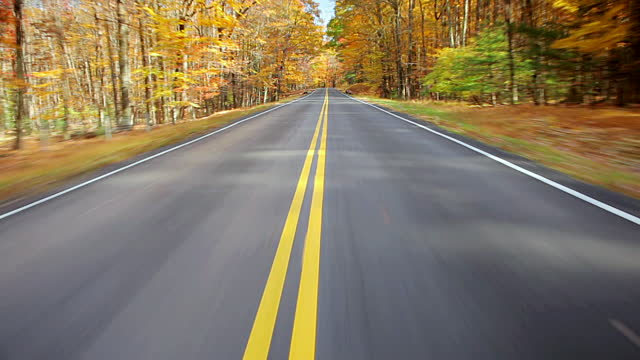
//> input picture t11.jpg, 640 x 360 px
$ ./lane t11.jpg   (built with g++ and OpenCV 4)
//> lines starting //> are read from the running program, lines starting //| are printed output that depends on the picture; after the words box and inside, x2 and y2 are one past the last pixel; in counts of white or black regions, pixels touching at a corner belong together
#include "opencv2/highgui/highgui.hpp"
#include "opencv2/imgproc/imgproc.hpp"
#include "opencv2/core/core.hpp"
#include <stack>
#include <iostream>
#include <math.h>
#include <stdlib.h>

using namespace std;
using namespace cv;

int minl=30,maxg=3,thr=40;

struct slope
{
	float m;
	float x1;
	float y1;
	float x2;
	float y2;

};

vector <slope> fl;

// [27 lines left out: function threshhold, not called in this run]

float cal_slp(int x1,int y1,int x2,int y2)
{

	float m;
	if (x1==x2) return CV_PI/2;
	m=atan((float)(y1-y2)/(float)(x1-x2));
	return m;

}


void sol_le(float (*b)[3],float ans_arr[])
{
	float q = b[0][0]*b[1][1] - b[0][1]*b[1][0];
	ans_arr[0] = ((b[1][1]*b[0][2]) - (b[0][1]*b[1][2]))/q;
	ans_arr[1] = ((-b[1][0]*b[0][2]) + (b[0][0]*b[1][2]))/q;

}

int find_median(int ar[],int size)
{
	int m;
	sort(ar , ar + size);
	if(size % 2 == 0)
	{
		m= (ar[size/2] + ar[(size/2 -1)])/2 ;
	}
	else
	{
		m= ar[size/2];
	}
	return m;


}

int get_lanes(vector<slope> sl , Mat img)
{
	int col=img.cols , row = img.rows;
	Mat dst10(row,col,CV_8UC3,Scalar(0,0,0));
	float xyarr[2];
    float eqarr[2][3],y1;
    int c_flag=0,i,k,count=0,avg[100] ,med;

   	for(  i = 0; i < sl.size() - 1; i++ )
   	{
		eqarr[0][1]=1;
		eqarr[0][0]=((sl[i].y1-sl[i].y2)/(sl[i].x1-sl[i].x2));
		eqarr[0][2]=-((sl[i].y2*sl[i].x1 - sl[i].y1*sl[i].x2)/(sl[i].x1-sl[i].x2));


		for(k=i+1; k < sl.size();k++)
		{
			eqarr[1][1]=1;
			eqarr[1][0]=((sl[k].y1-sl[k].y2)/(sl[k].x1-sl[k].x2));
			eqarr[1][2]=-((sl[k].y2*sl[k].x1 - sl[k].y1*sl[k].x2)/(sl[k].x1-sl[k].x2));

			sol_le(eqarr,xyarr);


			if((xyarr[0] > col * 0.3) && (xyarr[0] < col * 0.64) && (-xyarr[1] < row * 0.7) && (-xyarr[1] > 0) && (sl[k].y1 >= -xyarr[1]) && (sl[k].y2 >= -xyarr[1]))
			{
				c_flag=1;
				avg[count] = -xyarr[1];
				y1 = xyarr[1];
				count++;
				fl.push_back(sl[k]);
				line(img,Point(sl[k].x1,sl[k].y1),Point(sl[k].x2,sl[k].y2),Scalar(0,0,255),2,8);
				line(dst10,Point(sl[k].x1,sl[k].y1),Point(sl[k].x2,sl[k].y2),Scalar(0,0,255),2,8);


			}

		}

		if(c_flag==1)
		{
			if ((sl[i].y1 >= -y1 ) && (sl[i].y2 >= -y1))
			{
				avg[count] = -xyarr[1];

				count++;
				c_flag=0;
				fl.push_back(sl[i]);

			}
		}
	}

	med = find_median(avg , count) ;


	return med;


}


int main(int argc , char **argv)
{
	Mat img=imread(argv[1],1);
//> img is the input picture: 360 rows x 640 cols, CV_8UC3; mean B, G, R 95.6, 119.3, 132.2
	Mat img0 = imread(argv[1],1);
	Mat img1,img2,dst,dst0;
	Mat dst1(img.rows,img.cols,CV_8UC3,Scalar(0,0,0));
	Mat dst2(img.rows,img.cols,CV_8UC1,Scalar(0));
	Mat dst3(img.rows,img.cols,CV_8UC3,Scalar(0,0,0));
	Mat road(img.rows,img.cols,CV_8UC3,Scalar(0,0,0));
	vector<Vec4i> hierarchy1;
    vector<vector<Point> > contours1;
	int i,k;


	vector<Vec4i> lines;
	slope a;
	vector<slope> sl; //storing slope and 2 pts of line


	cvtColor(img,img,CV_RGB2GRAY);
//> img: 360 rows x 640 cols, CV_8UC1

	medianBlur(img,img1,5);

	for(i=0;i < img.rows;i++)
	{
		for(k=0;k < img.cols;k++)
		{
			if (img1.at<uchar>(i,k) < 80)
			{
				img1.at<uchar>(i,k)=100;
			}
		}
	}
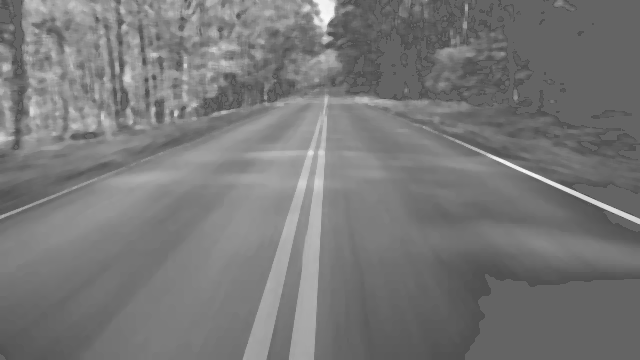
//> img1: 360 rows x 640 cols, CV_8UC1; min 80, max 249, mean 119.9

	GaussianBlur(img1,img2,Size(3,3),0,0);

	Canny(img2,dst,50,100);
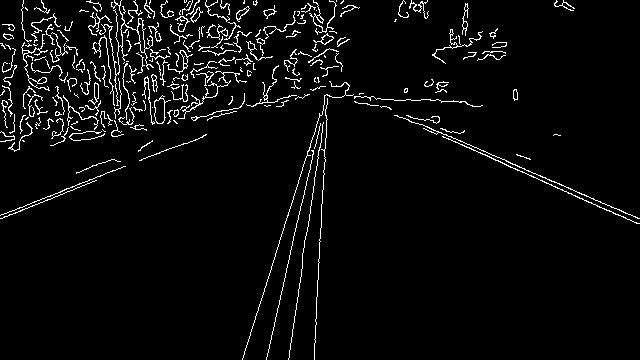
//> dst: 360 rows x 640 cols, CV_8UC1; 4.2% white in thin lines or dots


	HoughLinesP(dst,lines,1,CV_PI/180,thr+1,minl,maxg);
//> lines = 23 lines (x1, y1, x2, y2), first 8: [469, 144, 614, 208], [442, 136, 597, 205], [321, 222, 322, 190], [25, 205, 125, 166], [295, 315, 302, 264], [266, 359, 320, 123], [527, 174, 638, 223], [271, 266, 320, 115]
	cout << lines.size();
//| 23
	for(  i = 0; i < lines.size(); i++ )
    {
        line( dst1, Point(lines[i][0], lines[i][1]),Point(lines[i][2], lines[i][3]), Scalar(0,0,255), 1, 8 );
	}
//> this loop made 23 passes
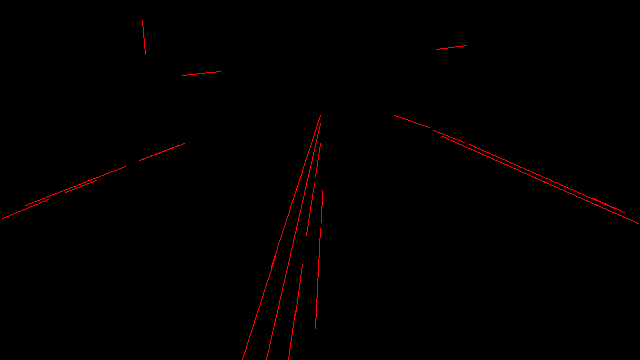
//> dst1: 360 rows x 640 cols, CV_8UC3; mean B, G, R 0, 0, 1.8


    a.m=cal_slp(lines[0][0],-lines[0][1],lines[0][2],-lines[0][3]);
//> a.m = -0.416
    a.x1=lines[0][0];
//> a.x1 = 469
    a.y1=lines[0][1];
//> a.y1 = 144
    a.x2=lines[0][2];
//> a.x2 = 614
    a.y2=lines[0][3];
//> a.y2 = 208

    sl.push_back(a);
    int flag=0;
    unsigned int j=0;
	for( i = 0; i < lines.size(); i++)
    {

    	flag=0;


    	a.m=cal_slp(lines[i][0],-lines[i][1],lines[i][2],-lines[i][3]);
	    a.x1=lines[i][0];
	    a.y1=lines[i][1];
	    a.x2=lines[i][2];
	    a.y2=lines[i][3];


	    if((abs(a.m) > .1744) && (a.x1!=a.x2))
	    {
	    	for( j=0; j< sl.size();j++)
	    	{

	    		if( abs(a.m - sl[j].m) <= 0.04)
	    		{
	    			flag=1;
	    			break;
				}
			}

	    	if(flag == 0)
	    	{
	    		sl.push_back(a);
	    	}
	    }
    }
//> this loop made 23 passes
//> (m in cal_slp, a.m, a.x1, a.y1, a.x2, a.y2, flag) on passes 1 to 8: (-0.416, -0.416, 469, 144, 614, 208, 1), (-0.419, -0.419, 442, 136, 597, 205, 1), (1.54, 1.54, 321, 222, 322, 190, 0), (0.372, 0.372, 25, 205, 125, 166, 0), (1.43, 1.43, 295, 315, 302, 264, 0), (1.35, 1.35, 266, 359, 320, 123, 0), (-0.416, -0.416, 527, 174, 638, 223, 1), (1.26, 1.26, 271, 266, 320, 115, 0)
//> after the loop, flag = 1

    if(abs(sl[0].m) <= .1744)
    {
    	sl.erase(sl.begin());
    }

    for(  i = 0; i < sl.size(); i++ )
    {
        line( dst1, Point(sl[i].x1, sl[i].y1),Point(sl[i].x2, sl[i].y2), Scalar(0,255,0), 1, 8 );
    }
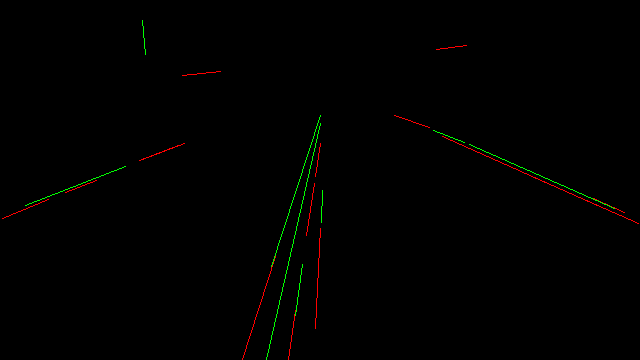
//> dst1: 360 rows x 640 cols, CV_8UC3; 0.34% of pixels changed, all inside (x1, y1, x2, y2) = (25, 20, 615, 360)

   int horizon = get_lanes(sl,img);
//> the loop in get_lanes, `for(  i = 0; i < sl.size() - 1; i++ )` made 7 passes
//> (xyarr, c_flag, y1, count) on passes 1 to 7: ([140.1, 1.15], 1, -82.84, 6), ([278.8, -1570.9], 1, -88.26, 12), ([153.9, -154.7], 1, -88.1, 17), ([217.7, -878.1], 1, -88.61, 21), ([198.1, -655.8], 1, -89.25, 24), ([186.6, -526], 1, -89.47, 26), ([141.8, -17.26], 0, -89.47, 26)
//> after the loop in get_lanes, `for(  i = 0; i < sl.size() - 1; i++ )`:
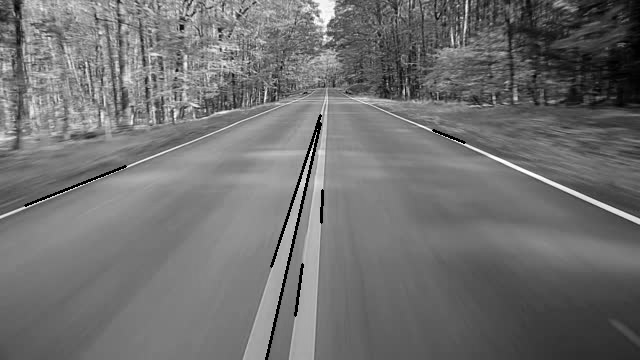
//> img: 360 rows x 640 cols, CV_8UC1; min 0, max 254, mean 112.5
//> after the loop in get_lanes, `for(  i = 0; i < sl.size() - 1; i++ )`:
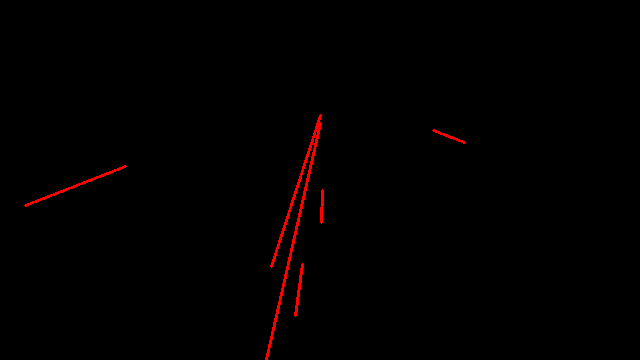
//> dst10: 360 rows x 640 cols, CV_8UC3; mean B, G, R 0, 0, 2
//> after the loop in get_lanes, `for(  i = 0; i < sl.size() - 1; i++ )`: c_flag = 0; avg = 100 values, max 1570 at index 11, min -1 at index 5, mean 55.81; y1 = -89.47; count = 26; fl = 26 items
//> in find_median, `m= (ar[size/2] + ar[(size/2 -1)])/2 ;`: m = 88
//> in get_lanes, `med = find_median(avg , count) ;`: avg = 100 values, max 1570 at index 25, min -1 at index 0, mean 55.81
//> horizon = 88
   int x1,x2;
   for(  i = 0; i < fl.size(); i++ )
   {
   		x1 = (-(horizon+20) + ((fl[i].y2*fl[i].x1 - fl[i].y1*fl[i].x2)/(fl[i].x1-fl[i].x2)) ) / tan(fl[i].m);
   		x2 = (-img.rows + ((fl[i].y2*fl[i].x1 - fl[i].y1*fl[i].x2)/(fl[i].x1-fl[i].x2)) ) / tan(fl[i].m);
   		line( img0, Point(x1,horizon + 20),Point(x2,img.rows), Scalar(0,255,0), 2, 8 );
   }
//> this loop made 26 passes
//> (x1, x2) on passes 1 to 8: (324, 316), (273, -372), (323, 288), (323, 265), (322, 240), (387, 958), (273, -372), (323, 288)
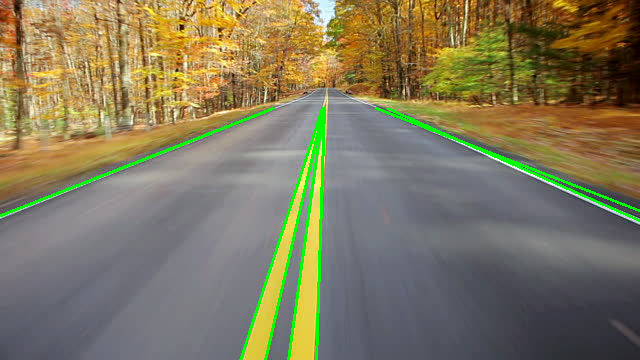
//> img0: 360 rows x 640 cols, CV_8UC3; 2.21% of pixels changed, all inside (x1, y1, x2, y2) = (0, 107, 640, 360)


   imshow("roads" , img0);
   waitKey(0);
	return 0;
}

$ run again, on t13.jpg
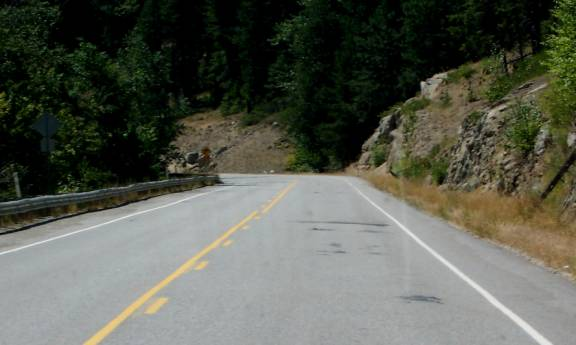
//> input picture t13.jpg, 576 x 345 px
//> img is the input picture: 345 rows x 576 cols, CV_8UC3; mean B, G, R 81.1, 91.8, 89.1
//> dst: 345 rows x 576 cols, CV_8UC1; 1.2% white in thin lines or dots, all inside (x1, y1, x2, y2) = (0, 73, 576, 345)
//> lines = 13 lines (x1, y1, x2, y2), first 8: [358, 193, 411, 236], [371, 200, 494, 297], [399, 227, 524, 329], [30, 228, 65, 219], [2, 235, 44, 225], [276, 174, 319, 174], [369, 185, 404, 201], [420, 240, 551, 343]
//| 13
//> the loop `for(  i = 0; i < lines.size(); i++ )` made 13 passes
//> `a.m=cal_slp(lines[0][0],-lines[0][1],lines[0][2],-lines[0][3]);`: a.m = -0.682
//> `a.x1=lines[0][0];`: a.x1 = 358
//> `a.y1=lines[0][1];`: a.y1 = 193
//> `a.x2=lines[0][2];`: a.x2 = 411
//> `a.y2=lines[0][3];`: a.y2 = 236
//> the loop `for( i = 0; i < lines.size(); i++)` made 13 passes
//> (m in cal_slp, a.m, a.x1, a.y1, a.x2, a.y2, flag) on passes 1, 2, 3, 4, 5, 7, 8, 9: (-0.682, -0.682, 358, 193, 411, 236, 1), (-0.668, -0.668, 371, 200, 494, 297, 1), (-0.684, -0.684, 399, 227, 524, 329, 1), (0.252, 0.252, 30, 228, 65, 219, 0), (0.234, 0.234, 2, 235, 44, 225, 1), (-0.429, -0.429, 369, 185, 404, 201, 0), (-0.666, -0.666, 420, 240, 551, 343, 1), (0.227, 0.227, 125, 205, 177, 193, 1)
//> after the loop `for( i = 0; i < lines.size(); i++)`: flag = 0
//> after the loop `for(  i = 0; i < sl.size(); i++ )`:
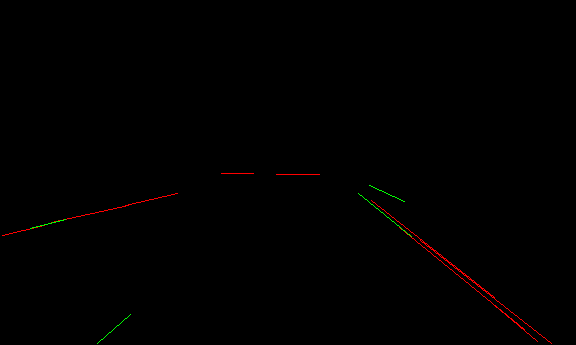
//> dst1: 345 rows x 576 cols, CV_8UC3; mean B, G, R 0, 0.2, 0.8
//> the loop in get_lanes, `for(  i = 0; i < sl.size() - 1; i++ )` made 3 passes
//> (xyarr, y1, count) on passes 1 to 3: ([311, -154.9], -154.9, 4), ([309.7, -156.1], -156.1, 7), ([308.3, -157.3], -157.3, 9)
//> after the loop in get_lanes, `for(  i = 0; i < sl.size() - 1; i++ )`: avg = 100 values, max 163 at index 1, min 0 at index 9, mean 14.08; y1 = -157.3; count = 9; fl = 9 items
//> m = 156
//> in get_lanes, `med = find_median(avg , count) ;`: avg = 100 values, max 163 at index 8, min 0 at index 9, mean 14.08
//> horizon = 156
//> the loop `for(  i = 0; i < fl.size(); i++ )` made 9 passes
//> (x1, x2) on passes 1 to 8: (232, -425), (349, 719), (287, 94), (337, 545), (349, 719), (287, 94), (232, -425), (287, 94)
//> after the loop `for(  i = 0; i < fl.size(); i++ )`:
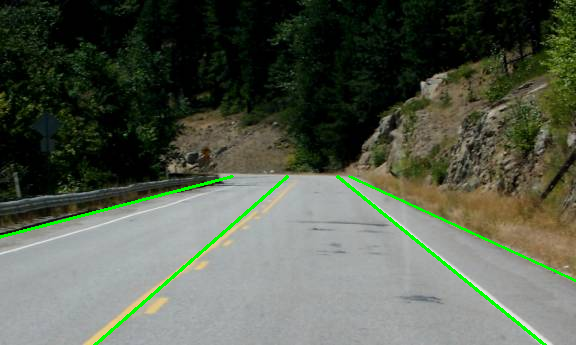
//> img0: 345 rows x 576 cols, CV_8UC3; 1.55% of pixels changed, all inside (x1, y1, x2, y2) = (0, 175, 576, 345)

$ run again, on t14.jpg
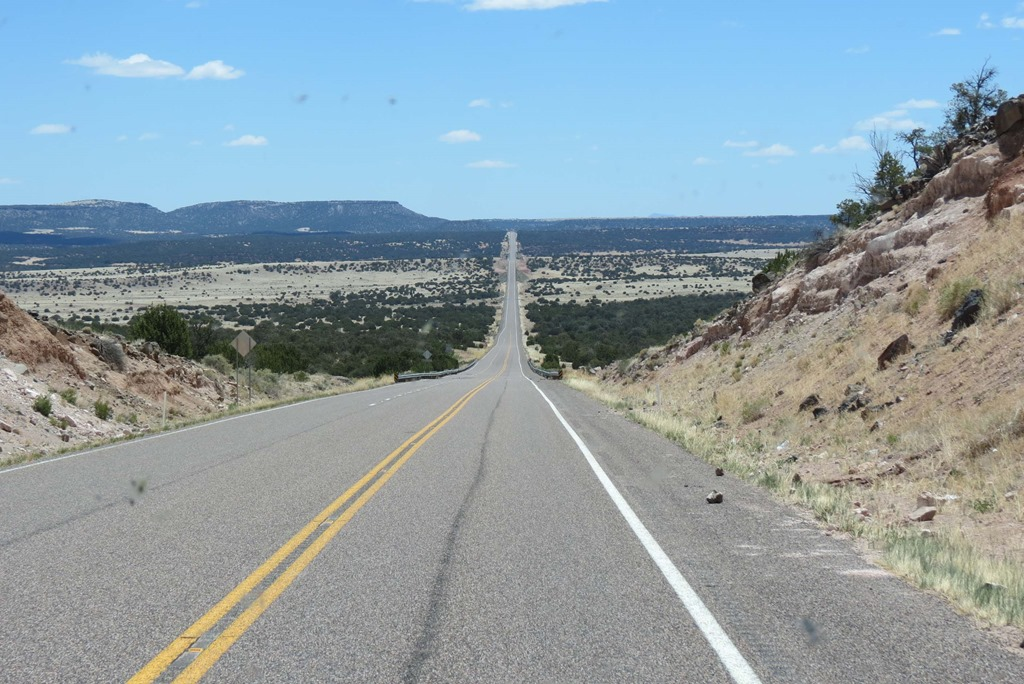
//> input picture t14.jpg, 1024 x 684 px
//> img is the input picture: 684 rows x 1024 cols, CV_8UC3; mean B, G, R 166.4, 158.3, 141.6
//> dst: 684 rows x 1024 cols, CV_8UC1; 3.7% white in thin lines or dots
//> lines = 30 lines (x1, y1, x2, y2), first 8: [621, 511, 737, 682], [594, 459, 760, 680], [214, 419, 253, 411], [259, 596, 329, 526], [768, 215, 804, 215], [145, 272, 176, 271], [74, 280, 127, 277], [273, 270, 312, 270]
//| 30
//> the loop `for(  i = 0; i < lines.size(); i++ )` made 30 passes
//> `a.m=cal_slp(lines[0][0],-lines[0][1],lines[0][2],-lines[0][3]);`: a.m = -0.975
//> `a.x1=lines[0][0];`: a.x1 = 621
//> `a.y1=lines[0][1];`: a.y1 = 511
//> `a.x2=lines[0][2];`: a.x2 = 737
//> `a.y2=lines[0][3];`: a.y2 = 682
//> the loop `for( i = 0; i < lines.size(); i++)` made 30 passes
//> (m in cal_slp, a.m, a.x1, a.y1, a.x2, a.y2, flag) on passes 1, 2, 3, 4, 10, 11, 14, 15: (-0.975, -0.975, 621, 511, 737, 682, 1), (-0.927, -0.927, 594, 459, 760, 680, 0), (0.202, 0.202, 214, 419, 253, 411, 0), (0.785, 0.785, 259, 596, 329, 526, 0), (0.751, 0.751, 332, 513, 362, 485, 1), (-0.991, -0.991, 562, 422, 636, 535, 1), (-0.923, -0.923, 568, 423, 599, 464, 1), (0.753, 0.753, 335, 519, 398, 460, 1)
//> after the loop `for( i = 0; i < lines.size(); i++)`: flag = 1
//> after the loop `for(  i = 0; i < sl.size(); i++ )`:
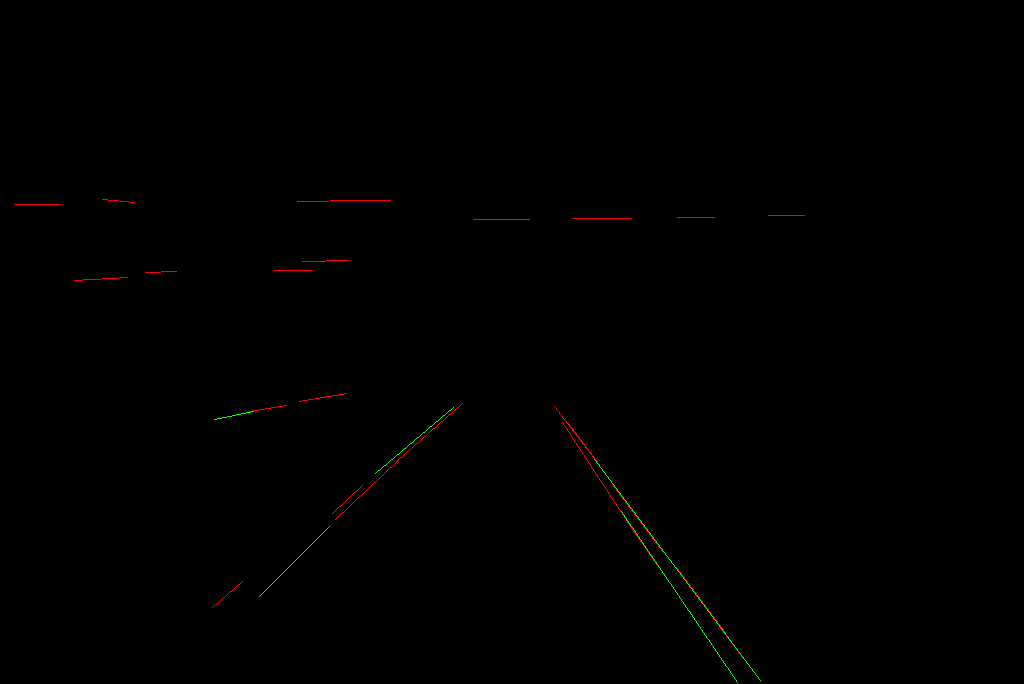
//> dst1: 684 rows x 1024 cols, CV_8UC3; mean B, G, R 0, 0.2, 0.4
//> the loop in get_lanes, `for(  i = 0; i < sl.size() - 1; i++ )` made 4 passes
//> (xyarr, c_flag, y1, count) on passes 1 to 4: ([514.9, -354.6], 1, -354.6, 5), ([515.3, -354.3], 1, -354.3, 9), ([510.8, -358.1], 1, -358.1, 12), ([420.5, -434.5], 0, -358.1, 12)
//> after the loop in get_lanes, `for(  i = 0; i < sl.size() - 1; i++ )`: c_flag = 0; avg = 100 values, max 361 at index 9, min 0 at index 12, mean 42.4; y1 = -358.1; count = 12; fl = 12 items
//> m = 354
//> in get_lanes, `med = find_median(avg , count) ;`: avg = 100 values, max 361 at index 11, min 0 at index 12, mean 42.4
//> horizon = 354
//> the loop `for(  i = 0; i < fl.size(); i++ )` made 12 passes
//> (x1, x2) on passes 1 to 8: (530, 763), (433, -1077), (481, 171), (492, 125), (528, 738), (433, -1077), (481, 171), (492, 125)
//> after the loop `for(  i = 0; i < fl.size(); i++ )`:
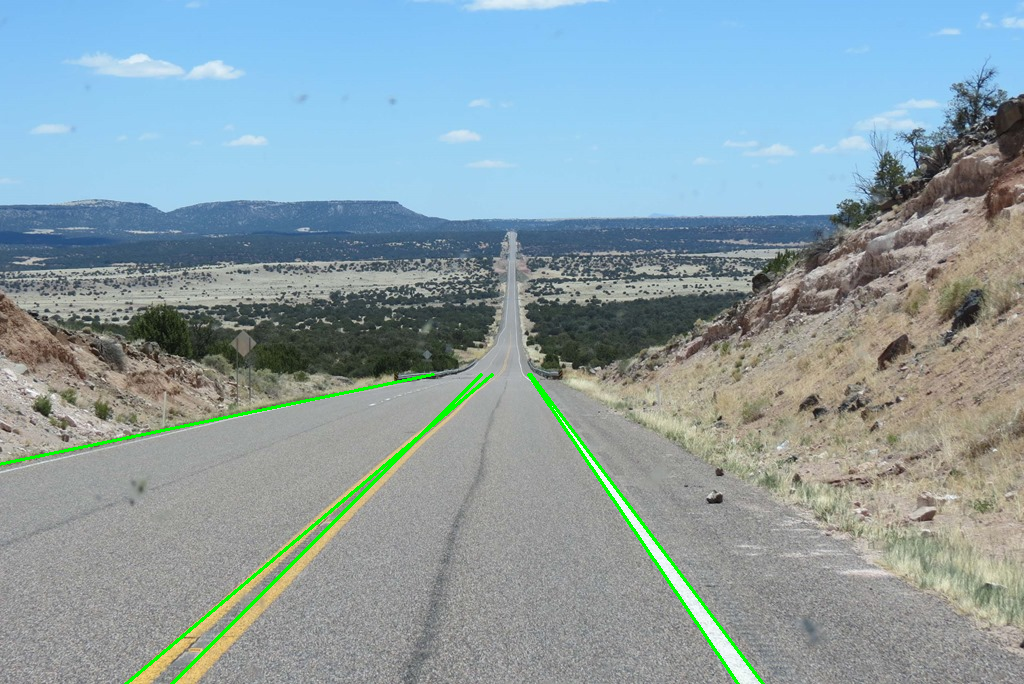
//> img0: 684 rows x 1024 cols, CV_8UC3; 0.97% of pixels changed, all inside (x1, y1, x2, y2) = (0, 373, 765, 684)
